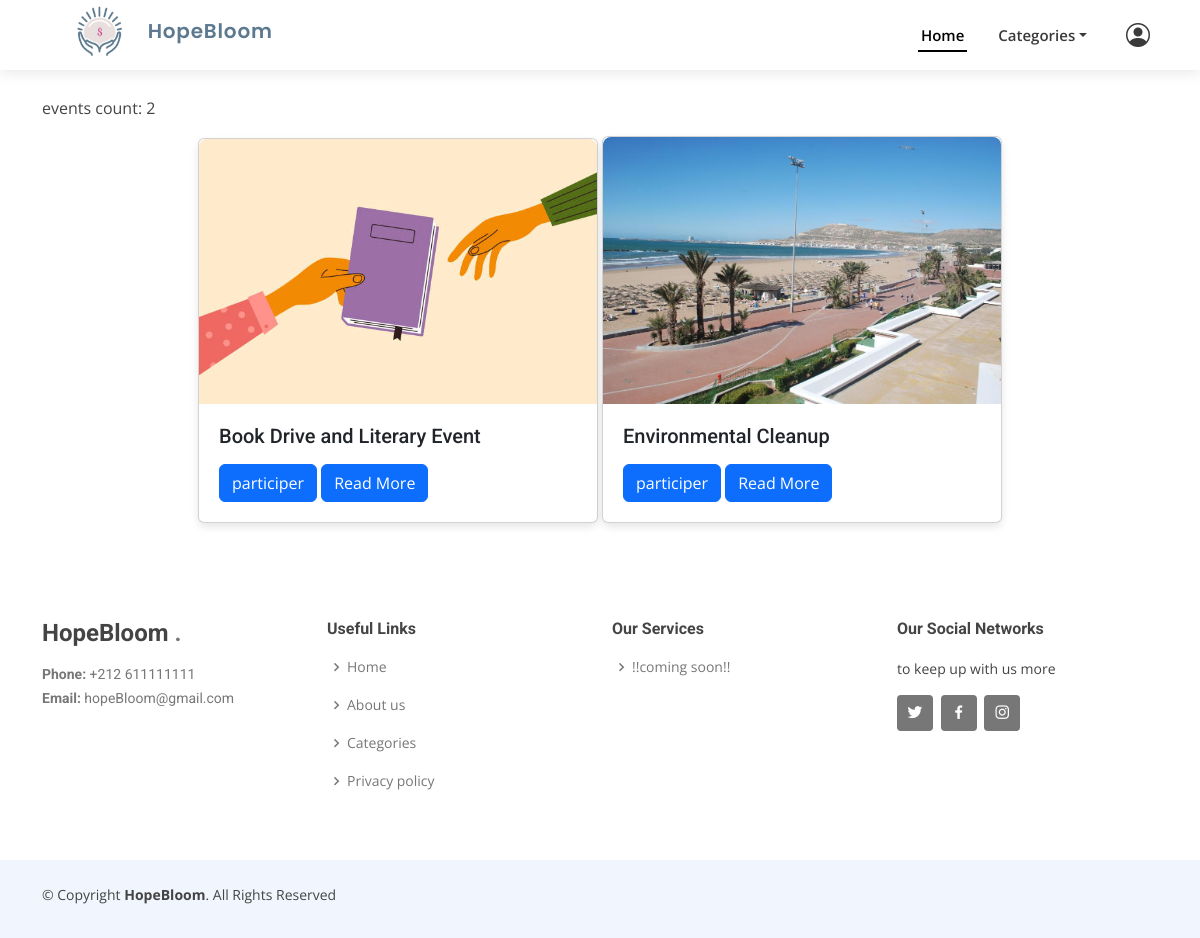
The app's page /events/eventIndex/ (signed in) with its own data.
### events/models.py (models this page shows, shortened)
class Event(models.Model):
    user=models.ForeignKey(User,on_delete=models.CASCADE,null=True)
    title = models.CharField(max_length=200)
    description = models.TextField()
    date = models.DateField()
    time = models.TimeField()
    image=models.ImageField(upload_to='photos/%y/%m/%d', blank=True)
    location = models.CharField(max_length=255)
    created_at = models.DateTimeField(auto_now_add=True)
    max_attendees = models.PositiveIntegerField(default=0)  # Maximum number of attendees
    attendees = models.ManyToManyField(User, related_name='attended_events', blank=True)

### events/views.py (the view)
# urls.py: path('eventIndex/', views.eventIndex, name='eventIndex'),
def eventIndex (request):
    events = Event.objects.all()
    return render(request, 'events/eventIndex.html', {'events': events})

### templates/events/eventIndex.html (shortened to what this page needs)
{% load static %}
<!DOCTYPE html>
 <html>
    <head>
        <link href="{% static  'assets/vendor/aos/aos.css'%}" rel="stylesheet">
        <link href="{% static  'assets/vendor/bootstrap/css/bootstrap.min.css'%}" rel="stylesheet">
        <link href="{% static  'assets/vendor/bootstrap-icons/bootstrap-icons.css'%}" rel="stylesheet">
        <link href="{% static  'assets/vendor/boxicons/css/boxicons.min.css'%}" rel="stylesheet">
        <link href="{% static  'assets/vendor/glightbox/css/glightbox.min.css'%}" rel="stylesheet">
        <link href="{% static  'assets/vendor/swiper/swiper-bundle.min.css'%}" rel="stylesheet">
        <link rel="stylesheet" type="text/css" href="{% static  'assets/css/style.css' %}" >
    </head>
    <body>
        <header id="header" class="d-flex align-items-center">
            <div class="container d-flex align-items-center justify-content-between">
              <h1 class="logo">
                <a href="#">
                  <img src="{% static 'assets/img/bloom.png' %}" alt="">
                    HopeBloom
                </a>
              </h1>
            <nav id="navbar" class="navbar">
                <ul>
                    <li><a class="nav-link scrollto active" href="/">Home</a></li>
                    <li class="nav-item dropdown">
                      <a class="nav-link dropdown-toggle" href="#" id="navbarDropdown" role="button" data-bs-toggle="dropdown" aria-expanded="false">Categories</a>
                    </li>
                    {% if user.is_authenticated %}
                        {%if user.is_donor%}
                          <li><a class="nav-link" href="{% url 'dashboard_donor'%}"><i class="bi bi-person-circle"></i></a></li>
                          {%elif user.is_association%}
                            <li><a class="nav-link" href="{% url 'dashboard_association'%}"><i class="bi bi-person-circle"></i></a></li>
                          {%else%}
                            <li><a class="nav-link" href="{% url 'dashboardAdmin'%}"><i class="bi bi-person-circle"></i></a></li>
                        {% endif %}
                    {% endif%}
                </ul>
            </nav>
            </div>
        </header>
        <br><br><br><br>
        <div class="container">
            {% if events %}
                <p>events count: {{ events.count }}</p>
                <ul class="event-list">
                    {% for event in events %}
                        <li class="event-item" data-aos="zoom-in" data-aos-delay="200">
                            <div class="card">
                                <img src="{{ event.image.url }}" class="event-img" alt="{{ event.title }}">
                                <div class="event-content">
                                    <h5 class="card-title">{{ event.title }}</h5>
                                    <a href="{% url 'participate_event' event.pk %}" class="btn btn-primary">participer</a>
                                    <a href="{% url 'detail_events' event.id %}" class="btn btn-primary">Read More</a>
                                </div>
                            </div>
                        </li>
                    {% endfor %}
                </ul>
            {% else %}
                <p>No events found.</p>
            {% endif %}
        </div>
           <footer id="footer">
            <div class="footer-top">
              <div class="container">
                <div class="row">
                  <div class="col-lg-3 col-md-6 footer-contact">
                    <h3>  HopeBloom <span>.</span></h3>
                    <p>
                      <strong>Phone:</strong> +212 611111111<br>
                      <strong>Email:</strong> hopeBloom@gmail.com<br>
                    </p>
                  </div>
                  <div class="col-lg-3 col-md-6 footer-links">
                    <h4>Useful Links</h4>
                    <ul>
                      <li><i class="bx bx-chevron-right"></i> <a href="#">Home</a></li>
                      <li><i class="bx bx-chevron-right"></i> <a href="#">About us</a></li>
                      <li><i class="bx bx-chevron-right"></i> <a href="#">Categories</a></li>
                      <li><i class="bx bx-chevron-right"></i> <a href="#">Privacy policy</a></li>
                    </ul>
                  </div>
                  <div class="col-lg-3 col-md-6 footer-links">
                    <h4>Our Services</h4>
                    <ul>
                      <li><i class="bx bx-chevron-right"></i> <a href="#"> !!coming soon!!  </a></li>
                    </ul>
                  </div>
                  <div class="col-lg-3 col-md-6 footer-links">
                    <h4>Our Social Networks</h4>
                    <p>to keep up with us more </p>
                    <div class="social-links mt-3">
                      <a href="#" class="twitter"><i class="bx bxl-twitter"></i></a>
                      <a href="#" class="facebook"><i class="bx bxl-facebook"></i></a>
                      <a href="#" class="instagram"><i class="bx bxl-instagram"></i></a>
                    </div>
                  </div>
                </div>
              </div>
            </div>
            <div class="container py-4">
              <div class="copyright">
                &copy; Copyright <strong><span>HopeBloom</span></strong>. All Rights Reserved
              </div>
            </div>
          </footer>
    </body>
</html>

### static/assets/css/style.css (style rules this page uses)
body { font-family: "Open Sans", sans-serif; color: #444444; }
a { color: #585c60; text-decoration: none; }
h1, h2, h3, h4, h5, h6 { font-family: "Roboto", sans-serif; }
#header { background: #fff; transition: all 0.5s; z-index: 997; height: 86px; box-shadow: 0px 2px 15px rgba(0, 0, 0, 0.1); }
#header.fixed-top { height: 70px; }
#header .logo { display: flex; align-items: center; }
#header .logo a { display: flex; align-items: center; text-decoration: none; color: #5d7990; font-size: 20px; font-weight: 600; font-family: "Poppins", sans-serif; letter-spacing: 0.8px; margin: 0; padding: 0; }
#header .logo img { max-height: 70px; margin-left: 10px; }
.navbar { padding: 0; }
.navbar ul { margin: 0; padding: 0; display: flex; list-style: none; align-items: center; }
.navbar li { position: relative; }
.navbar>ul>li { white-space: nowrap; padding: 10px 0 10px 28px; }
.navbar a, .navbar a:focus { display: flex; align-items: center; justify-content: space-between; padding: 0 3px; font-size: 15px; font-weight: 600; color: #3b3a3a; white-space: nowrap; transition: 0.3s; position: relative; }
.navbar a i, .navbar a:focus i { font-size: 12px; line-height: 0; margin-left: 5px; }
.navbar>ul>li>a:before { content: ""; position: absolute; width: 100%; height: 2px; bottom: -6px; left: 0; background-color: #000000; visibility: hidden; width: 0px; transition: all 0.3s ease-in-out 0s; }
.navbar a:hover:before, .navbar li:hover>a:before, .navbar .active:before { visibility: visible; width: 100%; }
.navbar a:hover, .navbar .active, .navbar .active:focus, .navbar li:hover>a { color: #000000; }
#footer { background: #fff; padding: 0 0 30px 0; color: #444444; font-size: 14px; background: #f1f6fe; }
#footer .footer-top { padding: 60px 0 30px 0; background: #fff; }
#footer .footer-top .footer-contact { margin-bottom: 30px; }
#footer .footer-top .footer-contact h3 { font-size: 24px; margin: 0 0 15px 0; padding: 2px 0 2px 0; line-height: 1; font-weight: 700; }
#footer .footer-top .footer-contact h3 span { color: #777777; }
#footer .footer-top .footer-contact p { font-size: 14px; line-height: 24px; margin-bottom: 0; font-family: "Roboto", sans-serif; color: #777777; }
#footer .footer-top h4 { font-size: 16px; font-weight: bold; color: #444444; position: relative; padding-bottom: 12px; }
#footer .footer-top .footer-links { margin-bottom: 30px; }
#footer .footer-top .footer-links ul { list-style: none; padding: 0; margin: 0; }
#footer .footer-top .footer-links ul i { padding-right: 2px; color: #777777; font-size: 18px; line-height: 1; }
#footer .footer-top .footer-links ul li { padding: 10px 0; display: flex; align-items: center; }
#footer .footer-top .footer-links ul li:first-child { padding-top: 0; }
#footer .footer-top .footer-links ul a { color: #777777; transition: 0.3s; display: inline-block; line-height: 1; }
#footer .footer-top .social-links a { font-size: 18px; display: inline-block; background: #777777; color: #fff; line-height: 1; padding: 8px 0; margin-right: 4px; border-radius: 4px; text-align: center; width: 36px; height: 36px; transition: 0.3s; }
#footer .copyright { text-align: center; float: left; }

### templates/events/eventIndex.html (style rules this page uses)
#navbar .nav-link i { font-size: 24px; margin-right: 5px; }
.event-list { list-style: none; padding: 0; text-align: center; }
.event-item { display: inline-block; margin-bottom: 20px; width: 100%; max-width: 400px; text-align: left; box-shadow: 0 4px 8px rgba(0, 0, 0, 0.1); border-radius: 8px; }
.event-img { width: 100%; height: auto; border-top-left-radius: 8px; border-top-right-radius: 8px; }
.event-content { padding: 20px; }

### records on screen
Event: image (picture), title "Book Drive and Literary Event"
Event: image (picture), title "Environmental Cleanup"

### other values on screen
{{ events.count }} "2"
